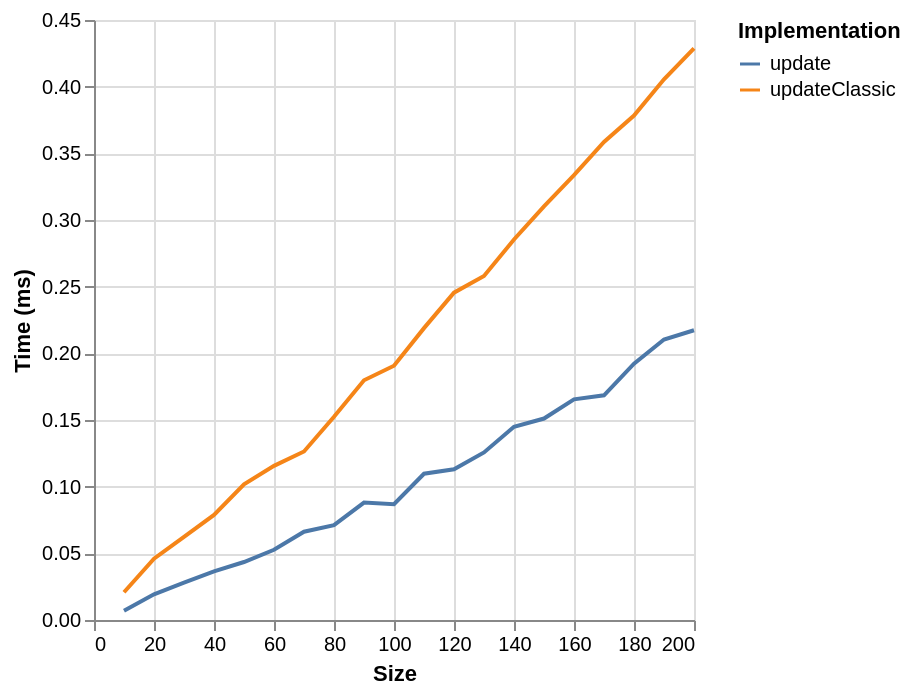

This figure's Vega-Lite source:
### Vega-Lite specification from a JSON file in a GitHub repository (floating-point values rounded to 4 significant figures)
{"$schema": "https://vega.github.io/schema/vega-lite/v6.json", "data": {"values": [{"ms": 0.0208, "series": "updateClassic", "size": 10}, {"ms": 0.046, "series": "updateClassic", "size": 20}, {"ms": 0.0623, "series": "updateClassic", "size": 30}, {"ms": 0.0788, "series": "updateClassic", "size": 40}, {"ms": 0.1017, "series": "updateClassic", "size": 50}, {"ms": 0.1156, "series": "updateClassic", "size": 60}, {"ms": 0.1264, "series": "updateClassic", "size": 70}, {"ms": 0.1524, "series": "updateClassic", "size": 80}, {"ms": 0.1798, "series": "updateClassic", "size": 90}, {"ms": 0.1907, "series": "updateClassic", "size": 100}, {"ms": 0.2189, "series": "updateClassic", "size": 110}, {"ms": 0.2455, "series": "updateClassic", "size": 120}, {"ms": 0.258, "series": "updateClassic", "size": 130}, {"ms": 0.2854, "series": "updateClassic", "size": 140}, {"ms": 0.3102, "series": "updateClassic", "size": 150}, {"ms": 0.3336, "series": "updateClassic", "size": 160}, {"ms": 0.3585, "series": "updateClassic", "size": 170}, {"ms": 0.3783, "series": "updateClassic", "size": 180}, {"ms": 0.4055, "series": "updateClassic", "size": 190}, {"ms": 0.4288, "series": "updateClassic", "size": 200}, {"ms": 0.007, "series": "update", "size": 10}, {"ms": 0.0193, "series": "update", "size": 20}, {"ms": 0.028, "series": "update", "size": 30}, {"ms": 0.0365, "series": "update", "size": 40}, {"ms": 0.0435, "series": "update", "size": 50}, {"ms": 0.0527, "series": "update", "size": 60}, {"ms": 0.0662, "series": "update", "size": 70}, {"ms": 0.0711, "series": "update", "size": 80}, {"ms": 0.0881, "series": "update", "size": 90}, {"ms": 0.0869, "series": "update", "size": 100}, {"ms": 0.1097, "series": "update", "size": 110}, {"ms": 0.113, "series": "update", "size": 120}, {"ms": 0.1257, "series": "update", "size": 130}, {"ms": 0.1449, "series": "update", "size": 140}, {"ms": 0.1511, "series": "update", "size": 150}, {"ms": 0.1655, "series": "update", "size": 160}, {"ms": 0.1685, "series": "update", "size": 170}, {"ms": 0.1922, "series": "update", "size": 180}, {"ms": 0.2104, "series": "update", "size": 190}, {"ms": 0.2173, "series": "update", "size": 200}]}, "encoding": {"color": {"field": "series", "legend": {"orient": "right", "symbolLimit": 30, "title": "Implementation"}, "type": "nominal"}, "x": {"field": "size", "title": "Size", "type": "quantitative"}, "y": {"field": "ms", "title": "Time (ms)", "type": "quantitative"}}, "mark": {"point": false, "type": "line"}}
